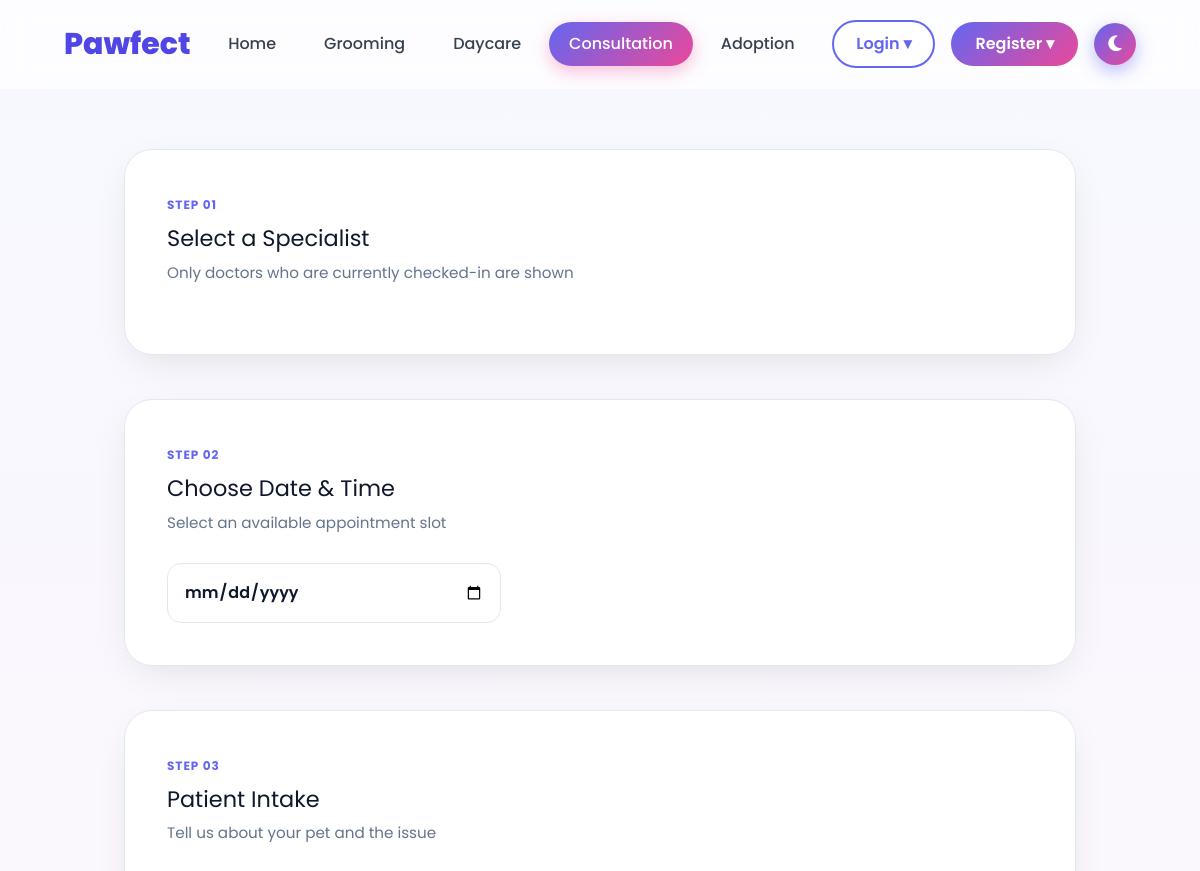
Page /consultation/ (upper part) on the earlier database version.
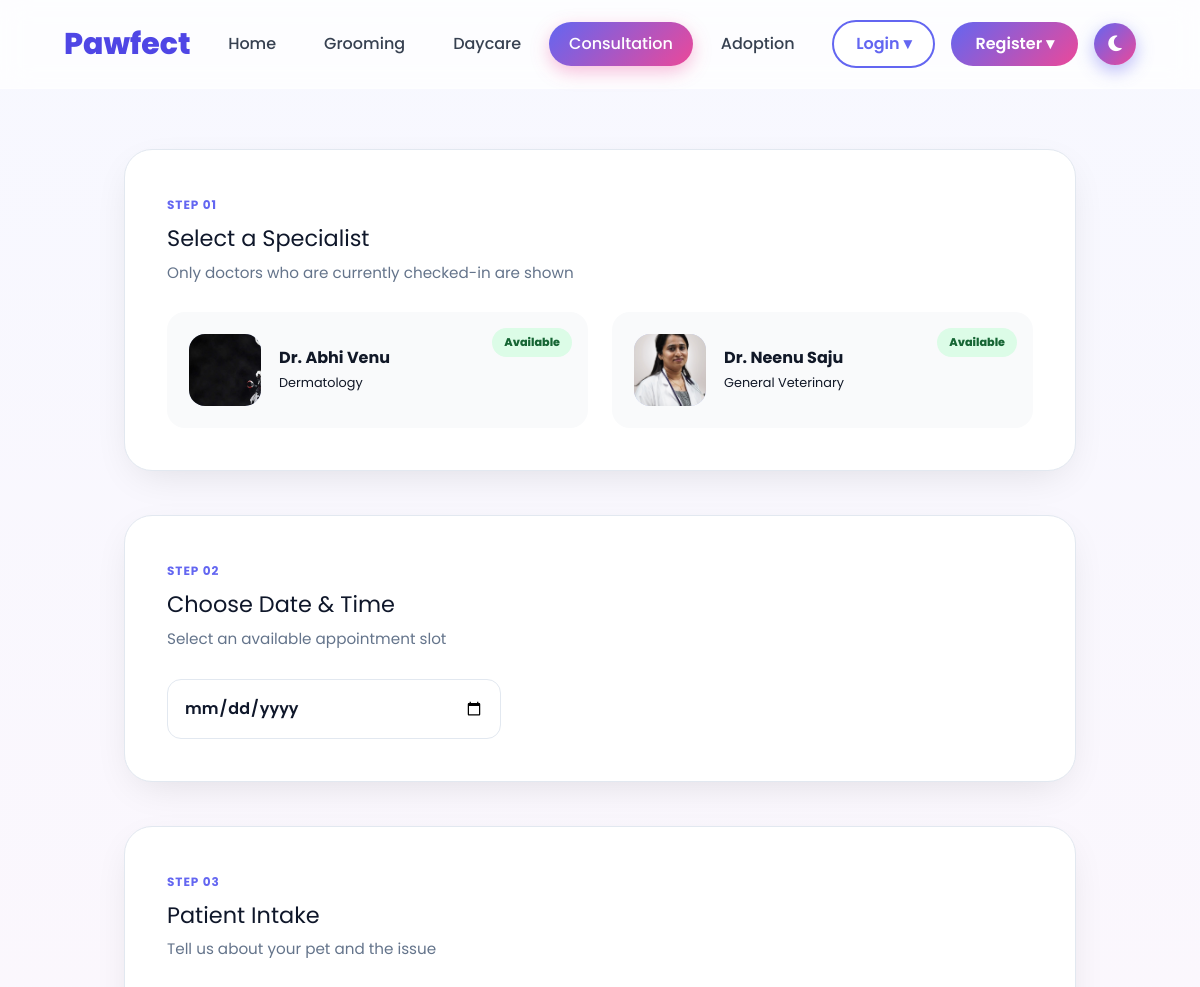
Same page on the later database version.
### doctor/models.py (models this page shows, shortened)
class doctor_registration(models.Model):
    name = models.CharField(max_length=100)
    email = models.EmailField(unique=True)
    phone = models.CharField(max_length=15, blank=True, null=True)
    city = models.CharField(max_length=50, blank=True, null=True)
    specialization = models.CharField(max_length=50, blank=True, null=True)
    experience = models.IntegerField(blank=True, null=True)
    license = models.CharField(max_length=50, blank=True, null=True)
    clinic = models.CharField(max_length=100, blank=True, null=True)
    image = models.ImageField(upload_to='doctorImages/', blank=True, null=True)
    password = models.CharField(max_length=128)
    is_active = models.BooleanField(default=True)
    is_checkout = models.BooleanField(default=True)
    is_available = models.BooleanField(default=False)

### petapp/views.py (the view, shortened to what this page needs)
# urls.py: path("consultation/", views.consultation, name="consultation"),
def consultation(request):
    dc = doctor_registration.objects.all()
    return render(request, "user/consultation.html", {"dc": dc})

### templates/user/consultation.html (shortened to what this page needs)
{% extends "user/base.html" %}
{% load static %}
{% block content %}
<div class="page-container">
<form method="POST" action="{% url 'petapp:bookAppointment' %}">
<div class="section-wrapper">
  <div class="section-head">
    <span>Step 01</span>
    <h2>Select a Specialist</h2>
    <p>Only doctors who are currently checked-in are shown</p>
  </div>
  <div class="doc-grid">
    {% for doctor in dc %}
      {% if doctor.is_available %}
      <div class="doc-card"
        onclick="selectDoctor(this,'{{ doctor.id }}','{{ doctor.name }}','{{ doctor.specialization|default:"Veterinarian" }}','{{ doctor.experience|default:"0" }}')">
        <span class="doc-status">Available</span>
        {% if doctor.image %}
          <img src="{{ doctor.image.url }}" class="doc-avatar">
        {% else %}
          <div class="doc-avatar"></div>
        {% endif %}
        <div>
          <strong>Dr. {{ doctor.name }}</strong><br>
          <small>{{ doctor.specialization|default:"Veterinarian" }}</small>
        </div>
      </div>
      {% endif %}
    {% empty %}
      <p style="opacity:.6">No doctors are currently available.</p>
    {% endfor %}
  </div>
</div>
<div class="section-wrapper">
  <div class="section-head">
    <span>Step 02</span>
    <h2>Choose Date & Time</h2>
    <p>Select an available appointment slot</p>
  </div>
  <div class="date-time-container">
    <input type="date" id="dateInput" required oninput="handleDateChange(this.value)">
    <div class="slots-grid" id="slotGrid"></div>
  </div>
</div>
<div class="section-wrapper">
  <div class="section-head">
    <span>Step 03</span>
    <h2>Patient Intake</h2>
    <p>Tell us about your pet and the issue</p>
  </div>
</div>
</form>
</div>
{% endblock %}

Differences in the rows shown:
now on this page (row edited): doctor_registration: image (picture), name "Abhi Venu", specialization "Dermatology"
now on this page (row edited): doctor_registration: image (picture), name "Neenu Saju", specialization "General Veterinary"
